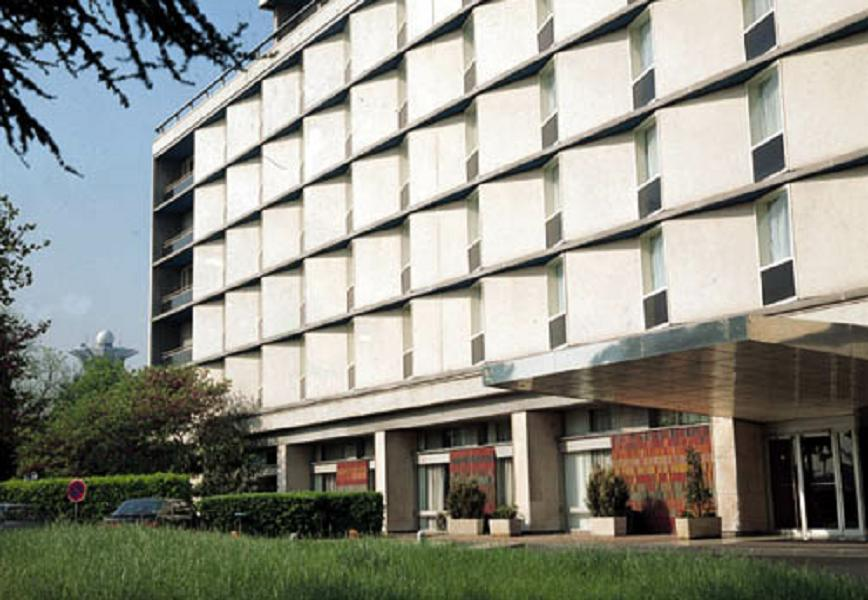
//> input picture Imagenes/03_Practicas_6-8/04_building.jpg, 868 x 600 px
$ ./practica7   (built with g++ and OpenCV 4)
//> lines starting //> are read from the running program, lines starting //| are printed output that depends on the picture
//
//
#include "opencv/cv.hpp"
#include <iostream>

using namespace cv;
using namespace std;

int main(int argc, char* argv[])
{
	// Objects
	Mat original_img;
	// Load image from disk
	original_img = imread("../Imagenes/03_Practicas_6-8/04_building.jpg", CV_LOAD_IMAGE_GRAYSCALE);
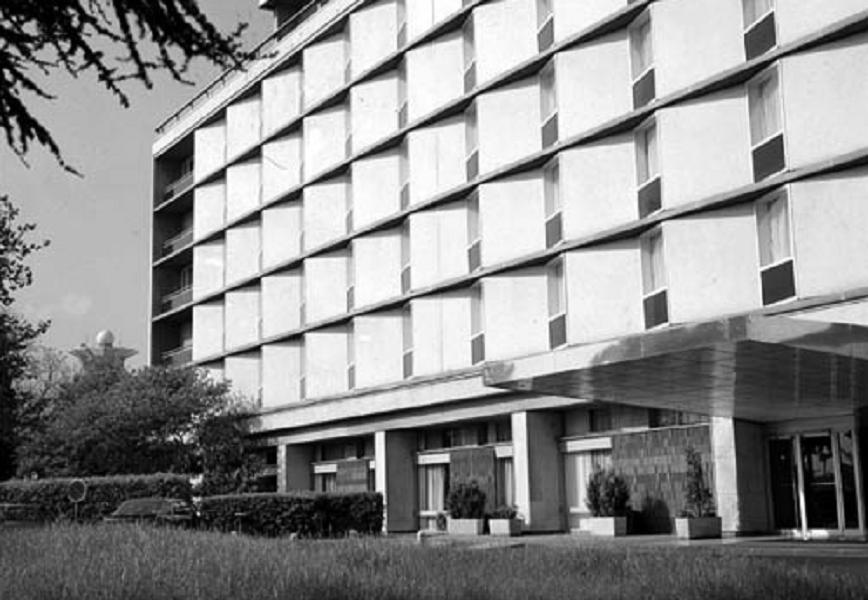
//> original_img: 600 rows x 868 cols, CV_8UC1; min 0, max 255, mean 142.3
	if (!original_img.data){
		cout << "error loading image" << endl;
		return 1;
	}

	// Canny: 2:1 3x3
	int low_threshold = 50;
	int high_threshold = low_threshold * 4;
	int kernel_size = 3;

	Mat filtered_img(original_img.size(), original_img.type());
	Mat img_color;

	Canny(original_img, filtered_img, low_threshold, high_threshold, kernel_size);
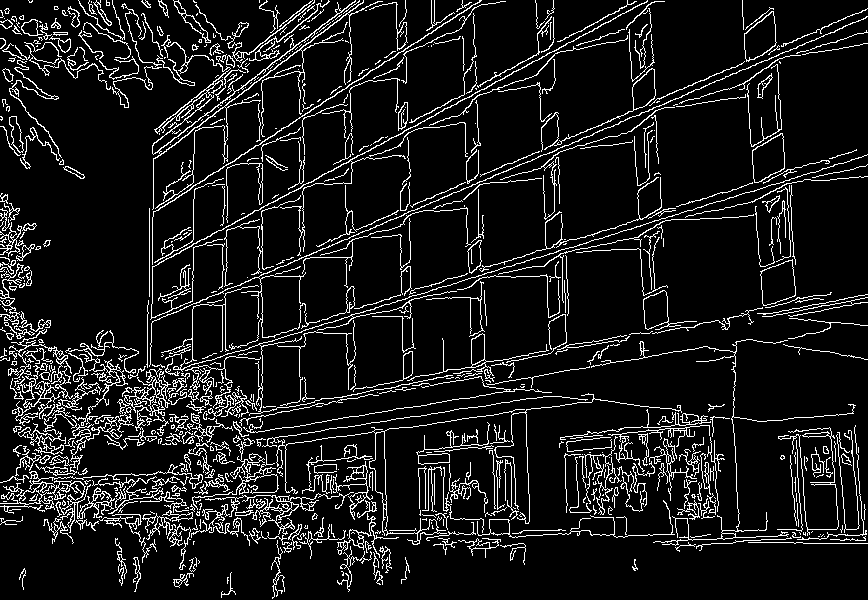
//> filtered_img: 600 rows x 868 cols, CV_8UC1; 10.1% white in thin lines or dots
	cvtColor(filtered_img, img_color, COLOR_GRAY2BGR);
//> img_color: 600 rows x 868 cols, CV_8UC3; 10.1% white in thin lines or dots

	// Hough transform (Standard)
	vector<Vec2f> lines;
	HoughLines(filtered_img, lines, 1, CV_PI/180, 100, 0, 0 );
//> lines = 4796 lines (rho, theta), first 12: [355, 1.17], [454, 1.38], [403, 1.27], [305, 1.08], [261, 0.99], [524, 1.59], [349, 1.17], [262, 0], [358, 1.15], [486, 1.48], [441, 1.4], [460, 1.36]

	for( size_t i = 0; i < MIN(lines.size(),50); i++ )
    	{
		float rho = lines[i][0], theta = lines[i][1];
		Point pt1, pt2;
		double a = cos(theta), b = sin(theta);
		double x0 = a*rho, y0 = b*rho;
		pt1.x = cvRound(x0 + 1000*(-b));
		pt1.y = cvRound(y0 + 1000*(a));
		pt2.x = cvRound(x0 - 1000*(-b));
		pt2.y = cvRound(y0 - 1000*(a));
		line(img_color, pt1, pt2, Scalar(0,0,255), 3, CV_AA);
    	}
//> this loop made 50 passes
//> (rho, theta, a, b, x0, y0) on passes 1 to 12: (355, 1.17, 0.391, 0.921, 138.7, 326.8), (454, 1.38, 0.191, 0.982, 86.63, 445.7), (403, 1.27, 0.292, 0.956, 117.8, 385.4), (305, 1.08, 0.469, 0.883, 143.2, 269.3), (261, 0.995, 0.545, 0.839, 142.2, 218.9), (524, 1.59, -0.0175, 1, -9.15, 523.9), (349, 1.17, 0.391, 0.921, 136.4, 321.3), (262, 0, 1, 0, 262, 0), (358, 1.15, 0.407, 0.914, 145.6, 327), (486, 1.48, 0.0872, 0.996, 42.36, 484.2), (441, 1.4, 0.174, 0.985, 76.58, 434.3), (460, 1.36, 0.208, 0.978, 95.64, 449.9)
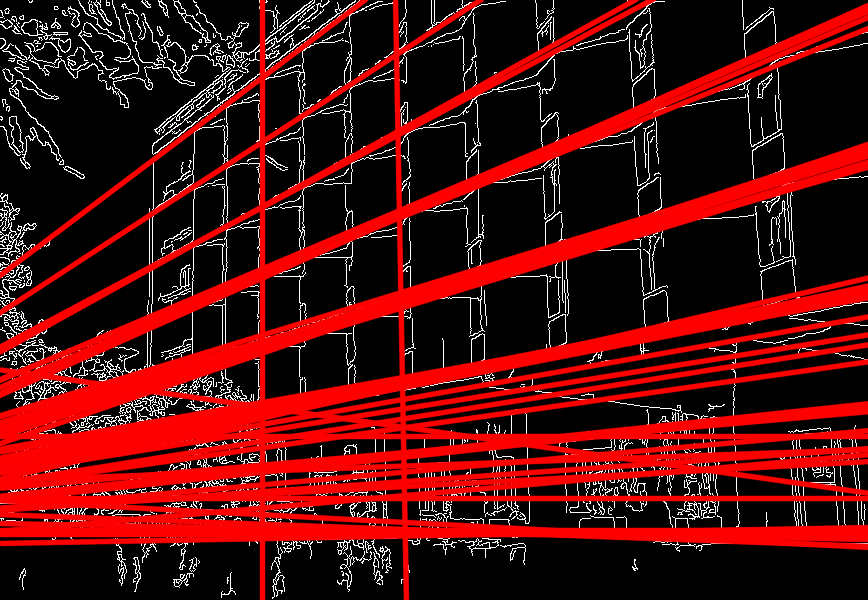
//> img_color: 600 rows x 868 cols, CV_8UC3; mean B, G, R 13.1, 13.1, 81.6

	// [10 lines of commented-out code are left out]
	namedWindow("Original", CV_WINDOW_AUTOSIZE);
	namedWindow("Filtered", CV_WINDOW_AUTOSIZE);

	// Show image in the name of the window
	imshow("Original", original_img);
	imshow("Filtered", filtered_img);
	imshow("Hough", img_color);
	// Function for show the image in ms.
	// 0 means wait until keyboard is pressed
	waitKey(0);

	// Free memory
	original_img.release();
	filtered_img.release();
	img_color.release();

	destroyAllWindows();
	// End of the program
	return 0;
}

$ run again, with Imagenes/03_Practicas_6-8/05_fruits.jpg copied over Imagenes/03_Practicas_6-8/04_building.jpg
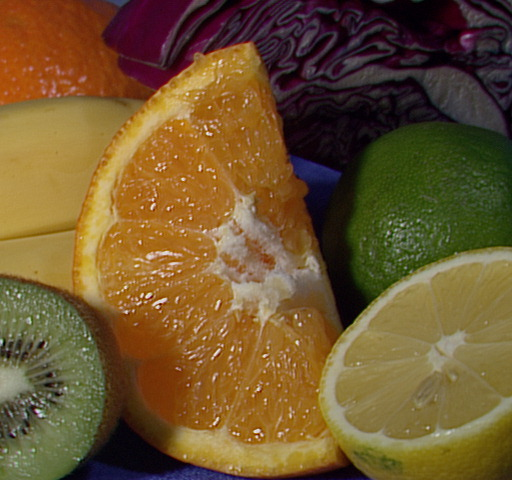
//> input picture Imagenes/03_Practicas_6-8/05_fruits.jpg, 512 x 480 px
//> `Canny(original_img, filtered_img, low_threshold, high_threshold, kerne..`:
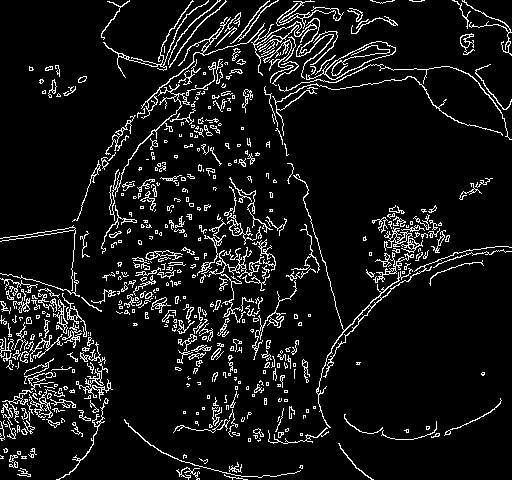
//> filtered_img: 480 rows x 512 cols, CV_8UC1; 8.4% white in thin lines or dots
//> lines = 224 lines (rho, theta), first 12: [291, 0.79], [315, 0.79], [235, 0.79], [176, 0.37], [247, 0.79], [293, 0.79], [175, 0.38], [282, 0.75], [308, 0.79], [286, 0.79], [313, 0.79], [290, 0.7]
//> the loop `for( size_t i = 0; i < MIN(lines.size(),50); i++ )` made 50 passes
//> (rho, theta, a, b, x0, y0) on passes 1 to 8: (291, 0.785, 0.707, 0.707, 205.8, 205.8), (315, 0.785, 0.707, 0.707, 222.7, 222.7), (235, 0.785, 0.707, 0.707, 166.2, 166.2), (176, 0.367, 0.934, 0.358, 164.3, 63.07), (247, 0.785, 0.707, 0.707, 174.7, 174.7), (293, 0.785, 0.707, 0.707, 207.2, 207.2), (175, 0.384, 0.927, 0.375, 162.3, 65.56), (282, 0.75, 0.731, 0.682, 206.2, 192.3)
//> after the loop `for( size_t i = 0; i < MIN(lines.size(),50); i++ )`:
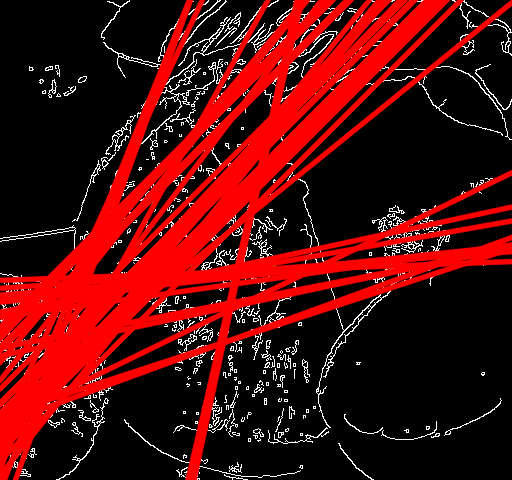
//> img_color: 480 rows x 512 cols, CV_8UC3; mean B, G, R 10.3, 10.3, 83.6
